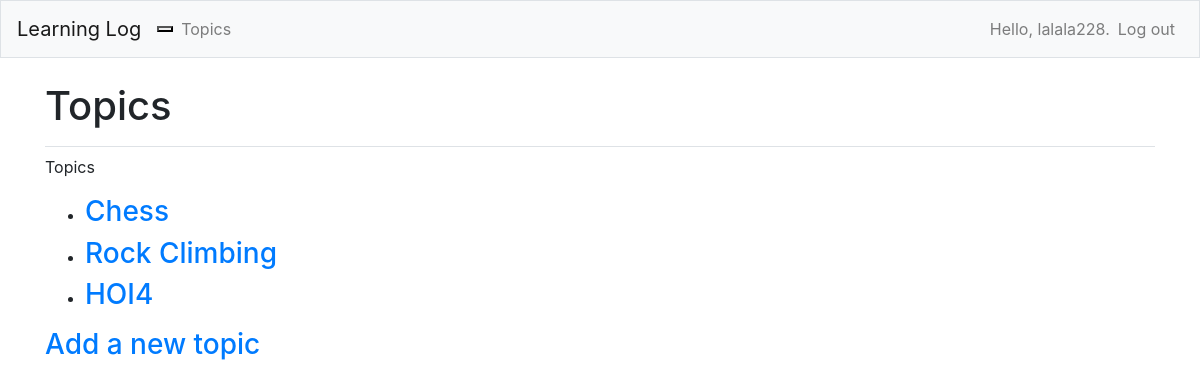
Page /topics/ (signed in) on the earlier database version.
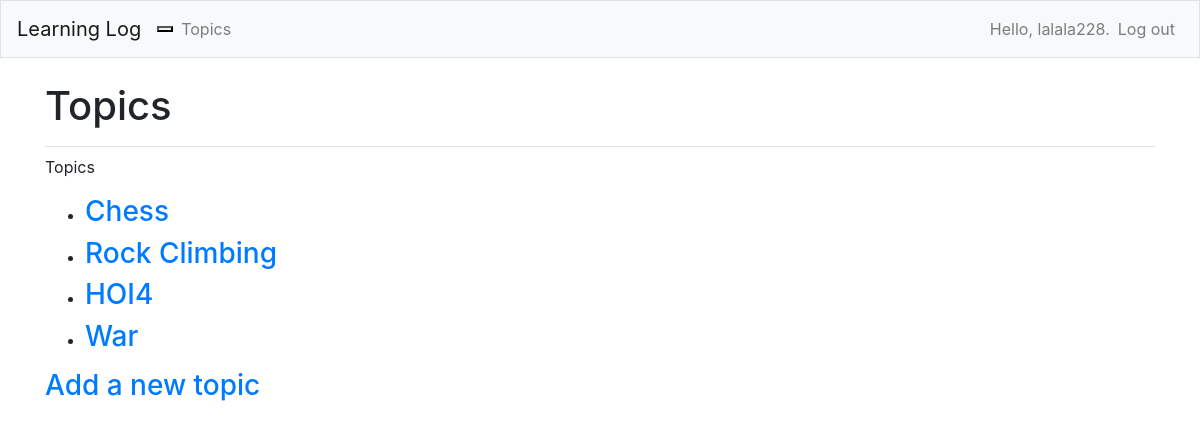
Same page on the later database version.
### learning_logs/models.py (models this page shows)
class Topic(models.Model):
    text = models.CharField(max_length=200)
    date_added = models.DateTimeField(auto_now_add=True)
    owner = models.ForeignKey(User, on_delete=models.CASCADE)
    class Meta:
        verbose_name = "тема"
        verbose_name_plural = "теми"
    def __str__(self):
        return self.text

### learning_logs/views.py (the view)
# urls.py: path('topics/', views.topics, name="topics"),
@login_required
def topics(request):
    topics = Topic.objects.filter(owner=request.user).order_by('date_added')
    context = {'topics': topics}
    return render(request, 'learning_logs/topics.html', context)

### learning_logs/templates/learning_logs/topics.html (shortened to what this page needs)
{% extends "learning_logs/base.html" %}
{% block page_header %}
    <h1>Topics</h1>
{% endblock page_header %}
{% block content %}
    <p>Topics</p>
    <ul>
        {% for topic in topics %}
            <li>
                <h3><a href="{% url 'learning_logs:topic' topic.id %}">{{ topic }}</a></h3>
            </li>
            {% empty %}
                <li><h3>No topics have been added yet.</h3></li>
            {% endfor %}
    </ul>
    <h3><a href="{% url 'learning_logs:new_topic' %}">Add a new topic</a></h3>
{% endblock content %}

### learning_logs/templates/learning_logs/base.html (shortened to what this page needs)
{% load bootstrap4 %}
<!DOCTYPE html>
<html lang="en">
<head>
    {% bootstrap_css %}
</head>
<body>
    <nav class="navbar navbar-expand-md navbar-light bg-light mb-4 border">
        <a class="navbar-brand" href="{% url 'learning_logs:index' %}">Learning Log</a>
        <button class="navbar-toggle" type="button" data-toggle="collapse" data-target="#navbarCollapse"
        aria-controls="navbarCollapse" aria-expanded="false" aria-label="Toggle navigation">
        </button>
        <div class="collapse navbar-collapse" id="navbarCollapse">
            <ul class="navbar-nav mr-auto">
                <li class="nav-item">
                    <a class="nav-link" href="{% url 'learning_logs:topics' %}">Topics</a>
                </li>
            </ul>
            <ul class="navbar-nav ml-auto">
                {% if user.is_authenticated %}
                    <li class="nav-item">
                        <span class="navbar-text">
                            Hello, {{ user.username }}.
                        </span>
                    </li>
                    <li class="nav-item">
                        <a class="nav-link" href="{% url 'users:logout' %}">Log out</a>
                    </li>
                {% endif %}
            </ul>
        </div>
    </nav>
    <main role="main" class="container">
        <div class="pb-2 mb-2 border-bottom">
            {% block page_header %}{% endblock page_header %}
        </div>
        <div>
            {% block content %}{% endblock content %}
        </div>
    </main>
</body>
</html>

Differences in the rows shown:
added Topic: text "War"
